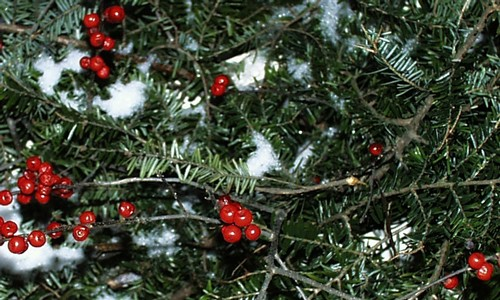
#> input picture image_converter/greens.jpg, 500 x 300 px
$ python JPG2PGM.py
#> lines starting #> are read from the running program, lines starting #| are printed output that depends on the picture
from PIL import Image
import cv2

# using Image.open and Image.save from PIL to directly convert .jpg to .ppm
image = Image.open('./greens.jpg').convert('L')
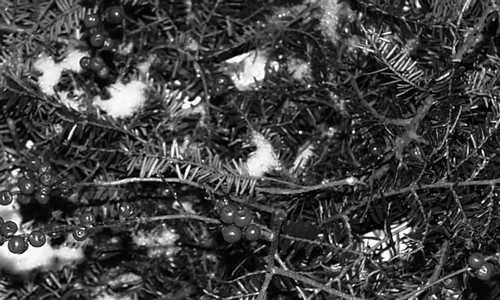
#> image: PIL image 500x300 L; min 0, max 255, mean 67
image.save('./greens.pgm')

# cv2 could not support to directly convert .jpg to .pgm
